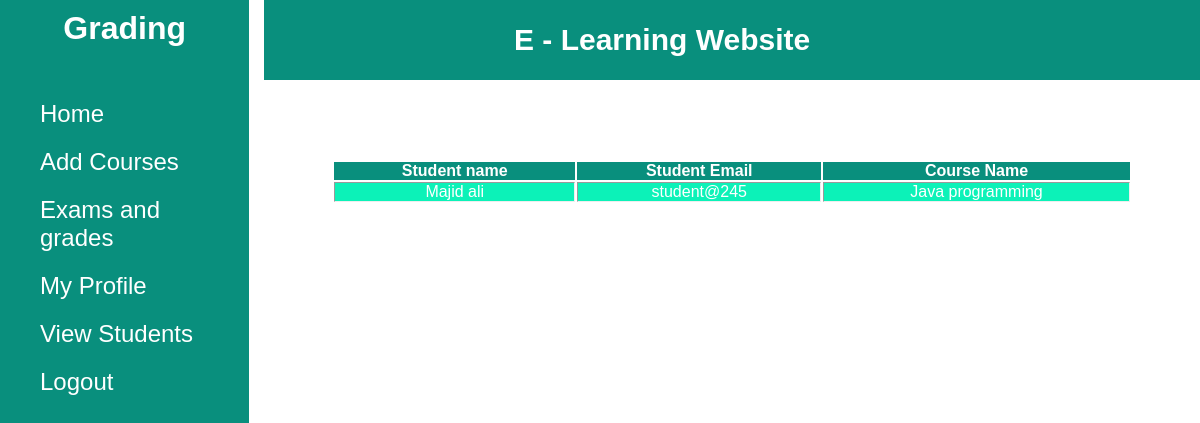
The app's page /viewstudents.php?Queriesid=2 with its own data.
### tables this page shows
CREATE TABLE `users` (
  `id` int(11) NOT NULL,
  `firstname` varchar(100) NOT NULL,
  `secondname` varchar(100) NOT NULL,
  `email` varchar(100) NOT NULL,
  `password` varchar(50) NOT NULL,
  `profilephoto` varchar(1000) NOT NULL,
  `Bio` varchar(5000) NOT NULL,
  `Education` varchar(5000) NOT NULL,
  `Designation` varchar(5000) NOT NULL
);

CREATE TABLE `teacheraddcourse` (
  `courseid` int(50) NOT NULL,
  `coursename` varchar(60) NOT NULL,
  `coursediscription` varchar(3000) NOT NULL,
  `coursephoto` varchar(60) NOT NULL,
  `teacher_id` varchar(50) NOT NULL
);

### viewstudents.php (the view, shortened to what this page needs)
<?php
    include('db.php');
 ?>
<!DOCTYPE html>
<html lang="en">
<head>
    <link rel="stylesheet" href="./css/viewstudents.css" />
</head>
<body>
    <div class="side-bar">
        <div class="logo-name">
            <h1>Grading</h1>
        </div>
        <ul>
            <li><a href="./Teacher.php">Home</a></li>
            <li><a href="./TeacherAddcourse.php">Add Courses</a></li>
            <li><a href="./assesments.php">Exams and grades</a></li>
            <li><a href="./profile.php">My Profile</a></li>
            <li><a href="./view Students.php">View Students</a></li>
            <li ><a href="./logout.php">Logout</a></li>
        </ul>
    </div>
    <div class="container">
        <div class="header">
          <h5>E - Learning Website</h5>
        </div>
        <div class="content">
           <table border="3" id="mytable">
                  <thead>
                    <tr>
                      <th>Student name</th>
                       <th>Student Email</th>
                      <th>Course Name</th>
                    </tr>
                   </thead>
                   <tbody>
                    <?php
                    $sql =" SELECT users.firstname ,users.secondname , users.email,teacheraddcourse.coursename FROM `studentenrollcourse`
                      INNER JOIN users
                      ON studentenrollcourse.student_id=users.id
                      INNER JOIN teacheraddcourse
                      on teacheraddcourse.courseid=studentenrollcourse.courseid
                      WHERE studentenrollcourse.courseid = '".$_GET['Queriesid']."'  " ;
                     $result =$conn->query($sql);
                     while($row =$result->fetch_assoc()){
                        ?>
                       <tr>
                       <td><?php echo $row['firstname'] . " " . $row['secondname'] ?></td>
                       <td ><?php echo $row['email'] ?></td>
                       <td ><?php echo $row['coursename'] ?></td>
                     </tr>
                   <?php
                     }
                      ?>
                  </tbody>
                </table>
        </div>
</body>
</html>

### css/viewstudents.css (style rules this page uses)
* { margin: 0; padding: 0; box-sizing: border-box; font-family: sans-serif; }
body { min-height: 100vh; }
li { list-style: none; color: white; }
a { text-decoration: none; color: white; }
h1 { color: white; }
.side-bar { position: fixed; background: #098F7D; width: 20.78vw; min-height: 100vh; display: flex; flex-direction: column; }
.side-bar .logo-name { margin-top: 10px; height: 10vh; display: flex; justify-content: center; }
.side-bar li { font-size: 24px; padding: 10px 40px; display: flex; align-items: center; color: white; }
.container { position: sticky; left: 300px; width: 78vw; height: 100vh; }
.container .header { width: 80vw; height: 10vh; display: flex; align-items: center; justify-content: center; background: #098F7D; }
.container .content { position: relative; margin-top: 10vh; min-height: 90vh; }
table { margin: auto; width: 800px; text-align: center; border: none; }
h5 { color: white; text-align: center; font-size: 30px; padding: 250px; }
th { color: white; background: #098F7D; border: none; }
tr { border: none; background: #0CF2B8; color: white; }

### records on screen
users: firstname "Majid", secondname "ali", email "student@245", teacheraddcourse.coursename "Java programming"
